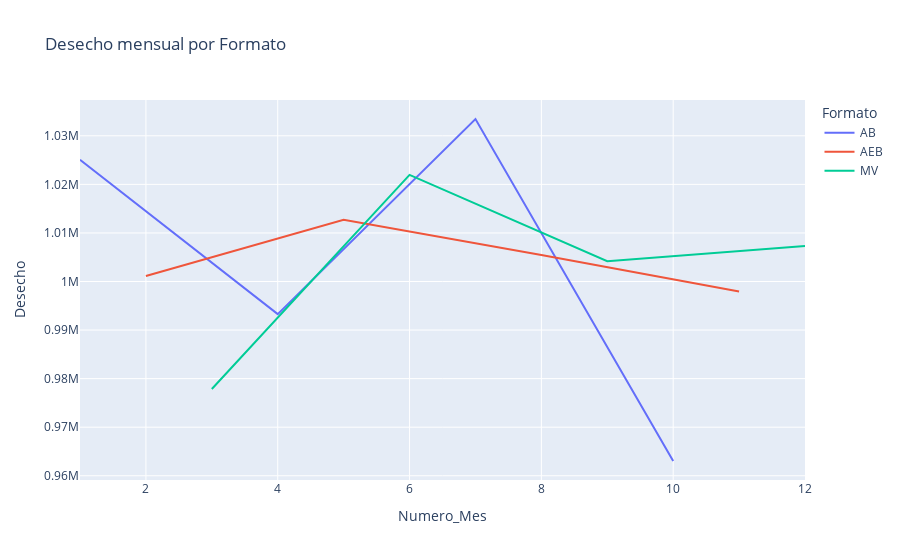
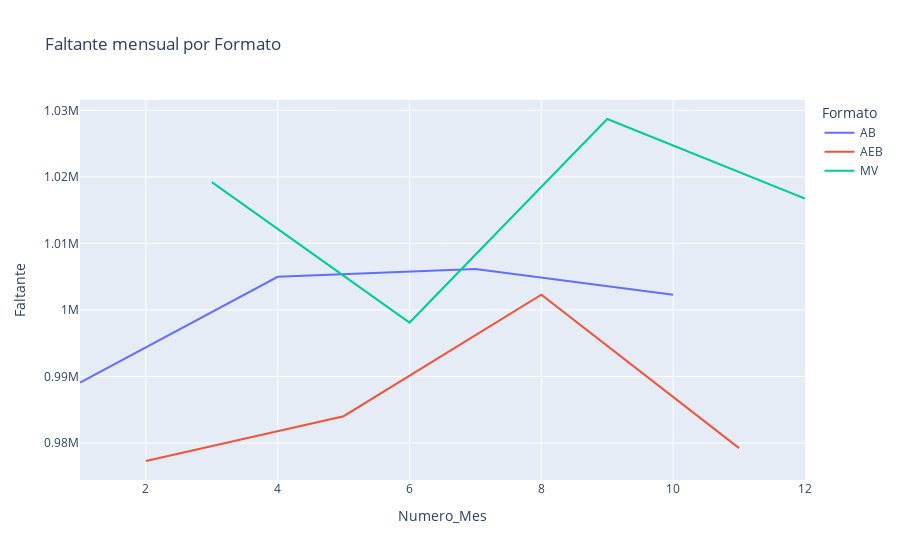
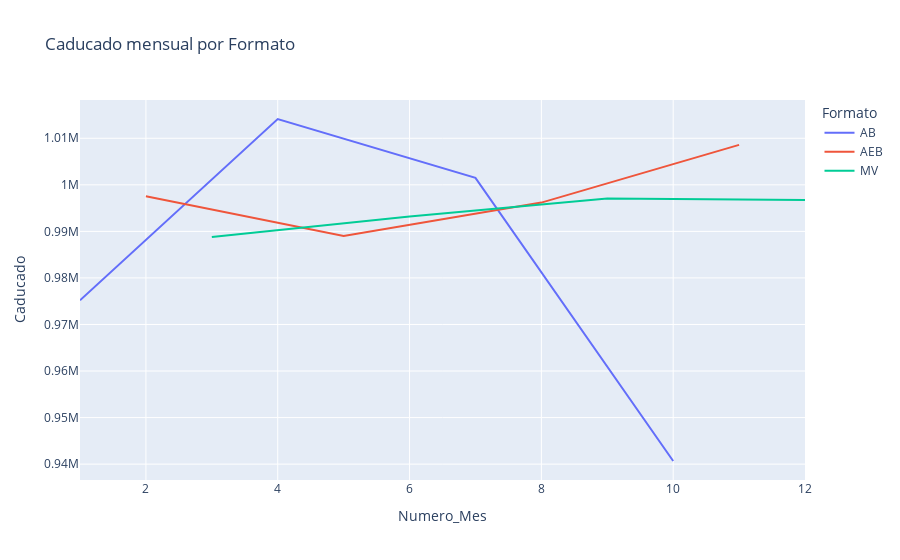

Notebook code cell kept with these figures, in order:
### Code cell
#Comportamiento mensual por formato del Desecho, Faltante y Caducado 

formato_mensual = data_cp.groupby(["Numero_Mes", "Formato"])[["Desecho", "Faltante", "Caducado"]].sum().reset_index()

fig = px.line(formato_mensual, x="Numero_Mes", y="Desecho", color="Formato", title="Desecho mensual por Formato")
fig.show()

fig = px.line(formato_mensual, x="Numero_Mes", y="Faltante", color="Formato", title="Faltante mensual por Formato")
fig.show()

fig = px.line(formato_mensual, x="Numero_Mes", y="Caducado", color="Formato", title="Caducado mensual por Formato")
fig.show()

### Figure 1 — Plotly figure (JSON) as saved in the notebook; plotly's stock layout.template omitted (floating-point values rounded to 4 significant figures)
{"data": [{"hovertemplate": "Formato=AB<br>Numero_Mes=%{x}<br>Desecho=%{y}<extra></extra>", "legendgroup": "AB", "line": {"color": "#636efa", "dash": "solid"}, "marker": {"symbol": "circle"}, "mode": "lines", "name": "AB", "orientation": "v", "showlegend": true, "type": "scatter", "x": [1, 4, 7, 10], "xaxis": "x", "y": [1025077, 993278, 1033461, 963041], "yaxis": "y"}, {"hovertemplate": "Formato=AEB<br>Numero_Mes=%{x}<br>Desecho=%{y}<extra></extra>", "legendgroup": "AEB", "line": {"color": "#EF553B", "dash": "solid"}, "marker": {"symbol": "circle"}, "mode": "lines", "name": "AEB", "orientation": "v", "showlegend": true, "type": "scatter", "x": [2, 5, 8, 11], "xaxis": "x", "y": [1001128, 1012691, 1005457, 997935], "yaxis": "y"}, {"hovertemplate": "Formato=MV<br>Numero_Mes=%{x}<br>Desecho=%{y}<extra></extra>", "legendgroup": "MV", "line": {"color": "#00cc96", "dash": "solid"}, "marker": {"symbol": "circle"}, "mode": "lines", "name": "MV", "orientation": "v", "showlegend": true, "type": "scatter", "x": [3, 6, 9, 12], "xaxis": "x", "y": [977857, 1021965, 1004194, 1007324], "yaxis": "y"}], "layout": {"legend": {"title": {"text": "Formato"}, "tracegroupgap": 0}, "title": {"text": "Desecho mensual por Formato"}, "xaxis": {"anchor": "y", "domain": [0, 1], "title": {"text": "Numero_Mes"}}, "yaxis": {"anchor": "x", "domain": [0, 1], "title": {"text": "Desecho"}}}}

### Figure 2 — Plotly figure (JSON) as saved in the notebook; plotly's stock layout.template omitted (floating-point values rounded to 4 significant figures)
{"data": [{"hovertemplate": "Formato=AB<br>Numero_Mes=%{x}<br>Faltante=%{y}<extra></extra>", "legendgroup": "AB", "line": {"color": "#636efa", "dash": "solid"}, "marker": {"symbol": "circle"}, "mode": "lines", "name": "AB", "orientation": "v", "showlegend": true, "type": "scatter", "x": [1, 4, 7, 10], "xaxis": "x", "y": [989092, 1004982, 1006155, 1002283], "yaxis": "y"}, {"hovertemplate": "Formato=AEB<br>Numero_Mes=%{x}<br>Faltante=%{y}<extra></extra>", "legendgroup": "AEB", "line": {"color": "#EF553B", "dash": "solid"}, "marker": {"symbol": "circle"}, "mode": "lines", "name": "AEB", "orientation": "v", "showlegend": true, "type": "scatter", "x": [2, 5, 8, 11], "xaxis": "x", "y": [977299, 984029, 1002289, 979239], "yaxis": "y"}, {"hovertemplate": "Formato=MV<br>Numero_Mes=%{x}<br>Faltante=%{y}<extra></extra>", "legendgroup": "MV", "line": {"color": "#00cc96", "dash": "solid"}, "marker": {"symbol": "circle"}, "mode": "lines", "name": "MV", "orientation": "v", "showlegend": true, "type": "scatter", "x": [3, 6, 9, 12], "xaxis": "x", "y": [1019218, 998102, 1028694, 1016744], "yaxis": "y"}], "layout": {"legend": {"title": {"text": "Formato"}, "tracegroupgap": 0}, "title": {"text": "Faltante mensual por Formato"}, "xaxis": {"anchor": "y", "domain": [0, 1], "title": {"text": "Numero_Mes"}}, "yaxis": {"anchor": "x", "domain": [0, 1], "title": {"text": "Faltante"}}}}

### Figure 3 — Plotly figure (JSON) as saved in the notebook; plotly's stock layout.template omitted (floating-point values rounded to 4 significant figures)
{"data": [{"hovertemplate": "Formato=AB<br>Numero_Mes=%{x}<br>Caducado=%{y}<extra></extra>", "legendgroup": "AB", "line": {"color": "#636efa", "dash": "solid"}, "marker": {"symbol": "circle"}, "mode": "lines", "name": "AB", "orientation": "v", "showlegend": true, "type": "scatter", "x": [1, 4, 7, 10], "xaxis": "x", "y": [975183, 1014140, 1001502, 940675], "yaxis": "y"}, {"hovertemplate": "Formato=AEB<br>Numero_Mes=%{x}<br>Caducado=%{y}<extra></extra>", "legendgroup": "AEB", "line": {"color": "#EF553B", "dash": "solid"}, "marker": {"symbol": "circle"}, "mode": "lines", "name": "AEB", "orientation": "v", "showlegend": true, "type": "scatter", "x": [2, 5, 8, 11], "xaxis": "x", "y": [997542, 989000, 996183, 1008589], "yaxis": "y"}, {"hovertemplate": "Formato=MV<br>Numero_Mes=%{x}<br>Caducado=%{y}<extra></extra>", "legendgroup": "MV", "line": {"color": "#00cc96", "dash": "solid"}, "marker": {"symbol": "circle"}, "mode": "lines", "name": "MV", "orientation": "v", "showlegend": true, "type": "scatter", "x": [3, 6, 9, 12], "xaxis": "x", "y": [988797, 993198, 997044, 996752], "yaxis": "y"}], "layout": {"legend": {"title": {"text": "Formato"}, "tracegroupgap": 0}, "title": {"text": "Caducado mensual por Formato"}, "xaxis": {"anchor": "y", "domain": [0, 1], "title": {"text": "Numero_Mes"}}, "yaxis": {"anchor": "x", "domain": [0, 1], "title": {"text": "Caducado"}}}}
